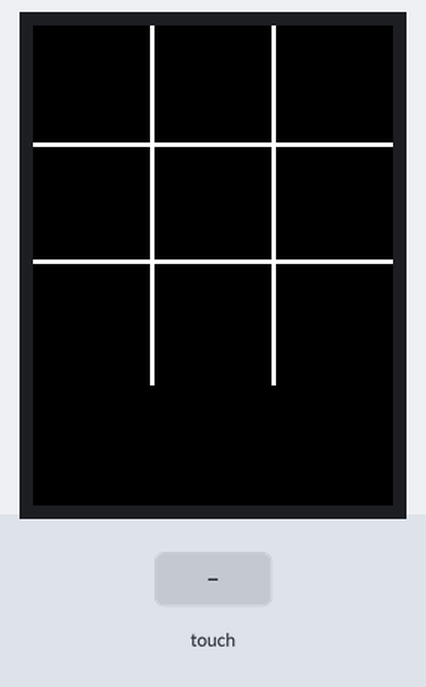
This program was run on a simulated Arduino Uno, built with avr-gcc and run on an emulated ATmega328P. Parts: 240×320 colour display. Inputs (shaded band) come from the test bench. What the program prints to the serial monitor is not drawn.

Above: at 1.4 s.
1.5 s: touch panel pressed at 13 % / 10 % of its raw x / y range
At 2.7 s:
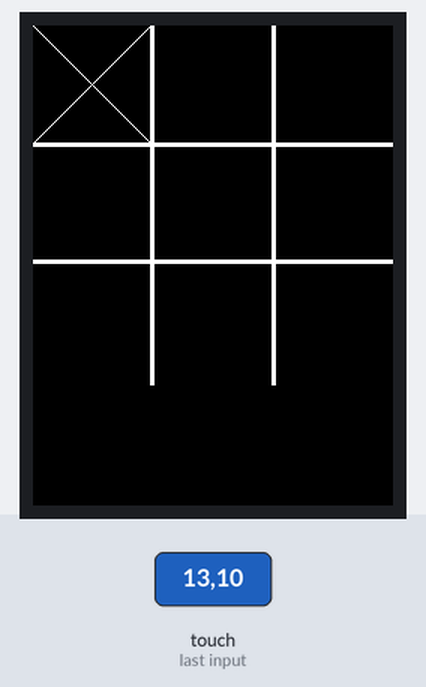
3.0 s: touch panel pressed at 38 % / 10 % of its raw x / y range
At 4.3 s:
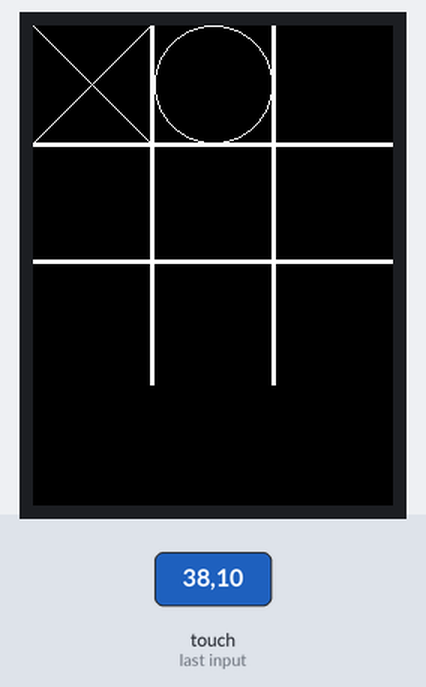
Timing chart, 0 to 6.0 s (numbered marks = the images above; inputs shaded):
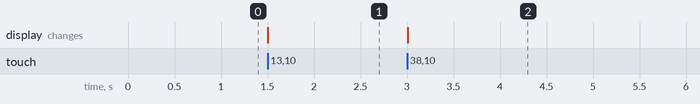

Measured:
- after the input at 1.5 s, the display: changes at once (image 1)
- after the input at 3.0 s, the display: changes at once (image 2)

The program:

main.cpp
```cpp
/*
Useful Info:
- Screen size of ILI9341: 240 x 320
	- Width of vertical lines = 3 px
	- Each Tic-Tac-Toe tile will be (240 - 6) / 3 = 78 by 78 pixels
- Text size of 1 --> each character occupies a 6x8 block


 */


#include "Arduino.h"
#include "SPI.h"
#include "Adafruit_GFX.h"
#include "Adafruit_ILI9341.h"
#include "Adafruit_FT6206.h"
#include "U8g2_for_Adafruit_GFX.h"

#include "Tic-Tac-Toe.hpp"


#define   	TFT_CS    			4
#define   	TFT_DC    			3
#define 	TFT_RST   			2

// ASSUMPTION: Screen is oriented vertically
#define		SCREEN_WIDTH		240
#define		SCREEN_HEIGHT		320

#define		BOARD_SIDE_LENGTH	240
#define		TILE_SIDE_LENGTH	78
#define		LINE_WIDTH 			3

#define		ROWS				3
#define		COLUMNS				3

const int pinsToInitiateSIZE = 3;
const int pinsToInitiate[pinsToInitiateSIZE] = {TFT_CS, TFT_DC, TFT_RST};

Adafruit_ILI9341 display(TFT_CS, TFT_DC, TFT_RST);
Adafruit_FT6206 touchController = Adafruit_FT6206();

TicTacToe game;


// Function prototypes
void drawBoard(Board* board);
void drawCircle(const int row, const int col);
void drawLines();
void drawX(const int row, const int col);
void initiatePins(const int pins[], const int size);


// Setup + loop ------------------------------------------------------------
void setup() {
	// Serial monitor for output to console, baud rate 9600
	Serial.begin(9600);

	// Set CS, DC, and RST pins of ILI9341 to OUTPUT mode
	initiatePins(pinsToInitiate, pinsToInitiateSIZE);

	// Initate the ILI9341 display
	display.begin();
	display.fillScreen(ILI9341_BLACK);

	// Initiate the capacitive touch screen and check that it is successfully connected
	// We want to check this, because when debugging touch errors we want know for sure that it's due to
	//		a bug in the code rather than from the FT6206 failing to communicate with the Arduino
	// If it is not detected, enter an infinite loop and output an error message
	if (!touchController.begin()) {
		Serial.println("Error: FT6206 controller not detected.");
		while (true);
	}

	drawLines();

	// Initiate the tic-tac-toe game
	game = TicTacToe();
}

void loop() {
	if (touchController.touched()) {
		TS_Point point = touchController.getPoint();

		// By default, the FT6206's origin is the lower right corner of the ILI9341
		// Remap the coordinates to move it to the upper left corner
		int x = map(point.x, 0, SCREEN_WIDTH, SCREEN_WIDTH, 0);
		int y = map(point.y, 0, SCREEN_HEIGHT, SCREEN_HEIGHT, 0);

		if (!game.isDone()) {
			int counter = 0;
			int row, col;

			// Determine which column was tapped
			while (!((x >= (TILE_SIDE_LENGTH + LINE_WIDTH) * counter) && (x <= (TILE_SIDE_LENGTH * (counter + 1) + LINE_WIDTH * counter)))) {
				counter++;
			}

			col = counter;
			counter = 0;

			// Determine which row was tapped
			while (!((y >= (TILE_SIDE_LENGTH + LINE_WIDTH) * counter) && (y <= (TILE_SIDE_LENGTH * (counter + 1) + LINE_WIDTH * counter)))) {
				counter++;
			}

			row = counter;

			// If valid tile is pressed, make the move
			if (row < 3 && col < 3) {
				Serial.print("Row: ");
				Serial.print(row);
				Serial.println();
				Serial.print("Column: ");
				Serial.print(col);
				Serial.println();

				game.makeMove(row, col);
				drawBoard(game.getBoard());
			}
		} else {
			Serial.println("game done");
		}

	}
}

// Other functions ------------------------------------------------------------
void drawBoard(Board* board) {
	for (int i = 0; i < ROWS; i++) {
		for (int j = 0; j < COLUMNS; j++) {
			if (board->getMark(i, j).getSymbol() == Symbol::X) {
				drawX(i, j);
			} else if (board->getMark(i, j).getSymbol() == Symbol::O) {
				drawCircle(i, j);
			}
		}
	}
}

void drawCircle(const int row, const int col) {
	display.drawCircle((TILE_SIDE_LENGTH / 2) + (TILE_SIDE_LENGTH + LINE_WIDTH) * col, (TILE_SIDE_LENGTH / 2) + (TILE_SIDE_LENGTH + LINE_WIDTH) * row, TILE_SIDE_LENGTH / 2, ILI9341_WHITE);
}

// Draws lines separating the marks on the board
void drawLines() {
	// Vertical lines
	display.fillRect(TILE_SIDE_LENGTH, 0, LINE_WIDTH, BOARD_SIDE_LENGTH, ILI9341_WHITE);
	display.fillRect(2 * TILE_SIDE_LENGTH + LINE_WIDTH, 0, LINE_WIDTH, BOARD_SIDE_LENGTH, ILI9341_WHITE);

	// Horizontal lines
	display.fillRect(0, TILE_SIDE_LENGTH, BOARD_SIDE_LENGTH, LINE_WIDTH, ILI9341_WHITE);
	display.fillRect(0, 2 * TILE_SIDE_LENGTH, BOARD_SIDE_LENGTH, LINE_WIDTH, ILI9341_WHITE);
}

void drawX(const int row, const int col) {
	int leftX = (TILE_SIDE_LENGTH + LINE_WIDTH) * col;
	int rightX = TILE_SIDE_LENGTH * (col + 1) + LINE_WIDTH * col;
	int upY = (TILE_SIDE_LENGTH + LINE_WIDTH) * row;
	int downY = TILE_SIDE_LENGTH * (row + 1) + LINE_WIDTH * row;

	display.drawLine(leftX, upY, rightX, downY, ILI9341_WHITE);
	display.drawLine(leftX, downY, rightX, upY, ILI9341_WHITE);
}

void initiatePins(const int pins[], const int size) {
	for (int i = 0; i < size; i++) {
		pinMode(pins[i], OUTPUT);
	}
}
```

Board.hpp
```cpp
#pragma once

#include "Mark.hpp"

class Board {
    private:
        Mark state[3][3];
        int numMarks;

    public:
        Board();
        Board(const Board& boardToCopy);

        void clear();

        Mark getMark(const int row, const int col) const;
        void setMark(const int row, const int col, const Mark &mark);
        int getNumMarks() const;

        bool checkWin(Mark& markCheck) const;
};
```

BoardTreeLayer.hpp
```cpp
#pragma once


#include "Board.hpp"


class BoardTreeLayer {
    private:
        // The current "turn" of the layer
        Mark currentMark;
        // Number of states in this layer
        int numStates;

        // Stores an array of possible board states
        Board* layerStates;
        // Each state in the layer will be assigned a numerical score
        int* layerStateScores;
        // Tells us which states in the layer are in winning states
        bool* winningStates;

        // Each board in layerStates will have a corresponding link to the next possible layer of states
        // A pointer to an array of pointers
        BoardTreeLayer** nextLayers;

        // Each layer will have a pointer to the previous layer and an integer for the index of the specific board that constructed it
        BoardTreeLayer* prevLayer;
        int prevLayerBoard;


    public:
        BoardTreeLayer();
        BoardTreeLayer(int size, Board* newLayer, BoardTreeLayer* prevLayer);
        ~BoardTreeLayer();

        void constructNextLayers();
        void setWinningStates();
};
```

Mark.hpp
```cpp
#pragma once

enum class Symbol {EMPTY, X, O};

class Mark {
    private:
        Symbol symbol;


    public:
        // Default mark is EMPTY
        Mark() : symbol(Symbol::EMPTY) {};
        Mark(Symbol s) : symbol(s) {};

        Symbol getSymbol() const { return symbol; }
        void setSymbol(Symbol s) { symbol = s; }

        // Overloaded ==
        bool operator == (const Mark& rhs) const {
            return (this->symbol) == (rhs.symbol);
        }

        // Overloaded !=
        bool operator != (const Mark& rhs) const {
            return (this->symbol) != (rhs.symbol);
        }
};
```

Tic-Tac-Toe.hpp
```cpp
#pragma once


#include "Board.hpp"

/*
Mark turnmark
    Stores the mark of whoever's turn it is

Mark winner
    Stores the mark of whoever won the game
    It stores an EMPTY mark by default which signals a draw

*/

class TicTacToe {
    private:
        Board* board;

        bool gameDone;
        Mark turnMark;
        Mark winner;

    public:
        TicTacToe();
        ~TicTacToe();

        bool isDone() const;
        void makeMove(const int row, const int column);

        Board* getBoard() const;

        void reset();
};
```

Board.cpp
```cpp
#include "Board.hpp"


// Default constructor, creates an empty board
Board::Board() : numMarks(0) {
    clear();
}

// Copy constructor, copies a board
Board::Board(const Board& boardToCopy) {
    for (int i = 0; i < 3; i++) {
        for (int j = 0; j < 3; j++) {
            setMark(i, j, boardToCopy.getMark(i, j));
        }
    }
}

// Sets all Marks to EMPTY
void Board::clear() {
    for (int i = 0; i < 3; i++) {
        for (int j = 0; j < 3; j++) {
            setMark(i, j, Mark(Symbol::EMPTY));
        }
    }

    numMarks = 0;
}

Mark Board::getMark(const int row, const int col) const {
    return state[row][col];
}

void Board::setMark(const int row, const int col, const Mark &mark) {
    state[row][col] = mark;
    numMarks++;
}

int Board::getNumMarks() const {
    return numMarks;
}

// Checks to see if a certain player has won (markCheck)
// Does NOT check to see if someone won in general
bool Board::checkWin(Mark& markCheck) const {
    bool win;

    // Check rows
    for (int i = 0; i < 3; i++) {
        win = true;

        for (int j = 0; j < 3; j++) {
            if (getMark(i, j) != markCheck) win = false;
        }

        if (win) return true;
    }

    // Check columns
    for (int i = 0; i < 3; i++) {
        win = true;

        for (int j = 0; j < 3; j++) {
            if (getMark(j, i) != markCheck) win = false;
        }

        if (win) return true;
    }

    // check left to right diagonal
    win = true;

    for (int i = 0; i < 3; i++) {
        if (getMark(i, i) != markCheck) win = false;
    }

    if (win) return true;

    // check right to left diagonal
    win = true;

    for (int i = 0; i < 3; i++) {
        if (getMark(i, 2 - i) != markCheck) win = false;
    }

    if (win) return true;

    // At this point, no one has won yet
    return false;
}
```

BoardTreeLayer.cpp
```cpp
#include "BoardTreeLayer.hpp"


// Initializes the empty board, the very first layer of the board tree
// Starts the chain of creating the layers of boards in the tree
BoardTreeLayer::BoardTreeLayer() : currentMark(Mark(Symbol::X)), layerStates(new Board[1]), layerStateScores(new int(0)), nextLayers(new BoardTreeLayer*[9]) {
    constructNextLayers();
}

// Used to create a layer of all possible boards from a previous board
BoardTreeLayer::BoardTreeLayer(int size, Board* newLayer, BoardTreeLayer* prevLayer) : numStates(size), layerStates(newLayer), layerStateScores(new int[size]), winningStates(new bool[size]), nextLayers(new BoardTreeLayer*[size]), prevLayer(prevLayer) {

    constructNextLayers();
};

// Destructor
BoardTreeLayer::~BoardTreeLayer() {
    delete [] layerStates;
    delete [] layerStateScores;

    // Recursively delete the layers that follow
    for (int i = 0; i < numStates; i++) {
        delete nextLayers[i];
    }

    delete [] nextLayers;
}

void BoardTreeLayer::constructNextLayers() {
    Board* newLayer;
    Board* newBoard;
    Board* currentBoard;
    int newBoards = 0;

    // Create a new layer of boards for each board in the current layer
    for (int i = 0; i < numStates; i++) {
        currentBoard = &layerStates[i];

        // First check if current board is in a winning state


        // Compute the number of boards that will be in the new layer
        for (int j = 0; j < 3; j++) {
            for (int k = 0; k < 3; k++) {
                // We using dot notation instead of ->, since accessing via index gives us the actual object
                if (currentBoard->getMark(j, k).getSymbol() == Symbol::EMPTY) {
                    newBoards++;
                }
            }
        }

        // Allocate memory for new layer of boards
        newLayer = new Board[newBoards];

        for (int j = 0; j < newBoards; j++) {
            for (int k = 0; k < 3; k++) {
                for (int l = 0; l < 3; l++) {
                    newBoard = new Board(*currentBoard);
                }
            }
        }
    }
}

void BoardTreeLayer::setWinningStates() {
    for (int i = 0; i < numStates; i++) {
    }
}
```

Tic-Tac-Toe.cpp
```cpp
#include "Tic-Tac-Toe.hpp"

// Default constructor
// Player vs player
// X goes first
TicTacToe::TicTacToe() : board(new Board()), turnMark(Mark(Symbol::X)), gameDone(false) {};

TicTacToe::~TicTacToe() {
    delete board;
}

bool TicTacToe::isDone() const {
    return gameDone;
}

// Since we are using touchscreen, no input validation needed
void TicTacToe::makeMove(const int row, const int col) {
    // Make sure that the slot is empty
    if (board->getMark(row, col).getSymbol() != Symbol::EMPTY) return;

    board->setMark(row, col, turnMark);

    // Check if person who just made a move won
    if (board->checkWin(turnMark)) {
        gameDone = true;
        winner = turnMark;
    } else if (board->getNumMarks() == 9) {
        gameDone = true;
    }

    // Change turns
    if (turnMark.getSymbol() == Symbol::X) {
        turnMark.setSymbol(Symbol::O);
    } else {
        turnMark.setSymbol(Symbol::X);
    }
}

Board* TicTacToe::getBoard() const {
    return board;
}

// Resets the game
void TicTacToe::reset() {
    turnMark.setSymbol(Symbol::X);
    gameDone = false;
    board->clear();
}
```
